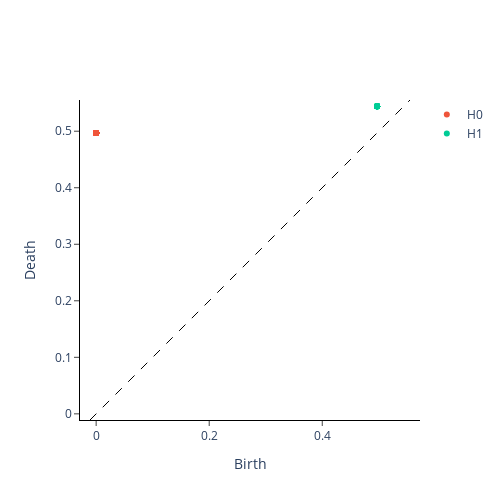

The code cell stored with this chart in its notebook:
### Code cell
plot_diagram(diagrams[-3]).show() # Plane
